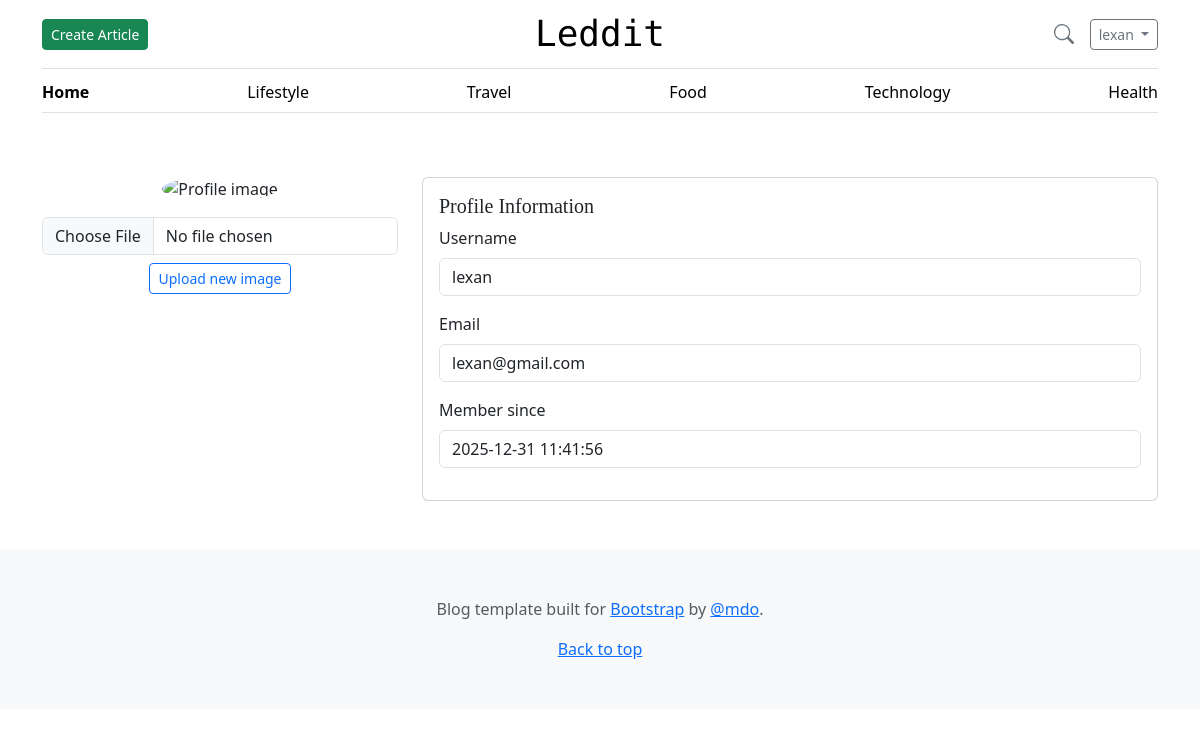
Page /users/user_profile.php (signed in) on the committed database.
### tables this page shows
CREATE TABLE users (
    user_id INT AUTO_INCREMENT PRIMARY KEY,  
    username VARCHAR(50) NOT NULL UNIQUE,    
    password_hash VARCHAR(255) NOT NULL,     
    email VARCHAR(100) UNIQUE,               
    is_active BOOLEAN DEFAULT TRUE,          
    created_at TIMESTAMP DEFAULT CURRENT_TIMESTAMP,  
    updated_at TIMESTAMP DEFAULT CURRENT_TIMESTAMP ON UPDATE CURRENT_TIMESTAMP  
);

### www/users/user_profile.php (the view, shortened to what this page needs)
<?php
require_once("../db_access.php");
$user_id = $_SESSION["user_id_logged_in"] ?? null;
$sql = "SELECT users.user_id, users.username, users.email, users.created_at, user_image.file_path, user_image.alt_text
        FROM users
        LEFT JOIN user_image
            ON users.user_id = user_image.FK_user_id
        WHERE user_id = ?
        AND is_active = 1
        LIMIT 1;
";
$stmt = $pdo->prepare($sql);
$stmt->execute([$user_id]);
$user = $stmt->fetch(PDO::FETCH_ASSOC);
?>
<!DOCTYPE html>
<html lang="en">
<head>
    <?php readfile("../assets/head.html"); ?>
</head>
<body>
<?php require_once("../assets/navbar.php"); ?>
<main class="container py-5">
    <div class="row g-4">
        <div class="col-md-4 text-center">
            <img
                src="<?= $user["file_path"]
                    ? htmlspecialchars($user["file_path"])
                    : '/assets/img/default-avatar.png' ?>"
                class="img-fluid rounded-circle mb-3"
                alt="<?= htmlspecialchars($user["alt_text"] ?? 'Profile image') ?>"
                style="max-width: 200px;"
            >
            <form method="post" action="save_profile_picture.php" enctype="multipart/form-data">
                <div class="mb-2">
                    <input type="file" name="profile_image" class="form-control" accept="image/*" required>
                </div>
                <button type="submit" class="btn btn-outline-primary btn-sm">
                    Upload new image
                </button>
            </form>
        </div>
        <div class="col-md-8">
            <div class="card">
                <div class="card-body">
                    <h5 class="card-title">Profile Information</h5>
                    <div class="mb-3">
                        <label class="form-label">Username</label>
                        <input type="text" class="form-control" value="<?= htmlspecialchars($user["username"]) ?>" readonly>
                    </div>
                    <div class="mb-3">
                        <label class="form-label">Email</label>
                        <input type="email" class="form-control" value="<?= htmlspecialchars($user["email"]) ?>" readonly>
                    </div>
                    <div class="mb-3">
                        <label class="form-label">Member since</label>
                        <input type="text" class="form-control" value="<?= htmlspecialchars($user["created_at"]) ?>" readonly>
                    </div>
                </div>
            </div>
        </div>
    </div>
</main>
<?php readfile("../assets/footer.html"); ?>
</body>
</html>

### www/assets/css/blog.css (style rules this page uses)
h1, h2, h3, h4, h5, h6 { font-family: "Playfair Display", Georgia, "Times New Roman", serif; }

### rows in the picture
users: username "lexan", email "lexan@gmail.com", created_at "2025-12-31 11:41:56"

### other values in the picture
$_SESSION["user_name_logged_in"] "lexan"
